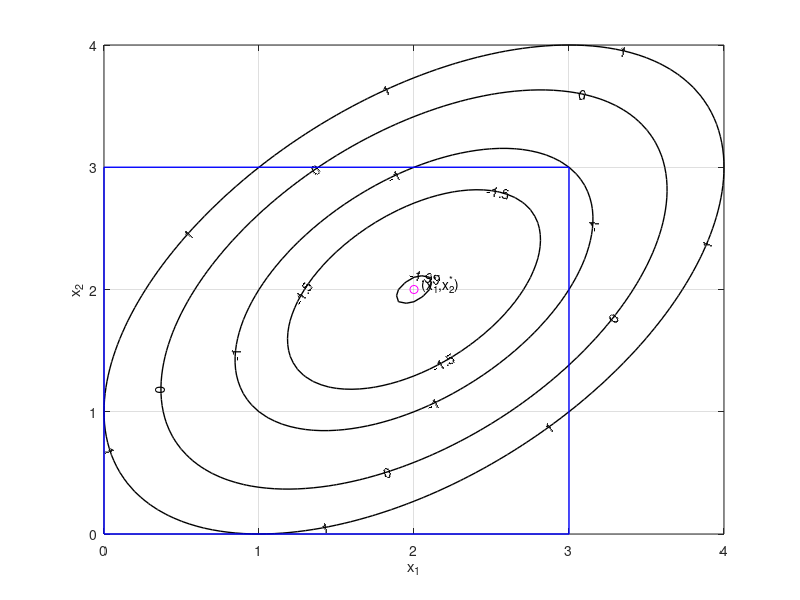

Here is the MATLAB script that generated this plot:
% Unconstrained Optimization%  
%	Dr. P.Venkataraman
%
%	section 4.3.1, Figure 4.6
% additional graphics through plotedit
%

x1=0:.05:4;	
x2=0:0.05:4;
[X1 X2]=meshgrid(x1,x2); % X,Y are matrices

fval=(X1-1).^2 +(X2-1).^2 -X1.*X2;	% could have used an m-file

[c1,h1]= contour(x1,x2,fval,[-1.99 -1.5 -1 0 1],'k');
% draws the specified contours
% and establishes handles to set properties of plot               
set(h1,'LineWidth',1);
axis([0 4 0 4]);
clabel(c1);	% labels contours
xlabel('x_1');
ylabel('x_2');

% draw the design space
line([0 3],[0 0],'Color','b', ...
      'LineWidth',1);
line([3 3],[0 3],'Color','b', ...
      'LineWidth',1);
line([3 0],[3 3],'Color','b', ...
      'LineWidth',1);
line([0 0],[3 0],'Color','b', ...
      'LineWidth',1);
grid
hold on 
plot(2,2,'mo')
text(2.05,2.05,'(x_1^*,x_2^*)')
hold off
